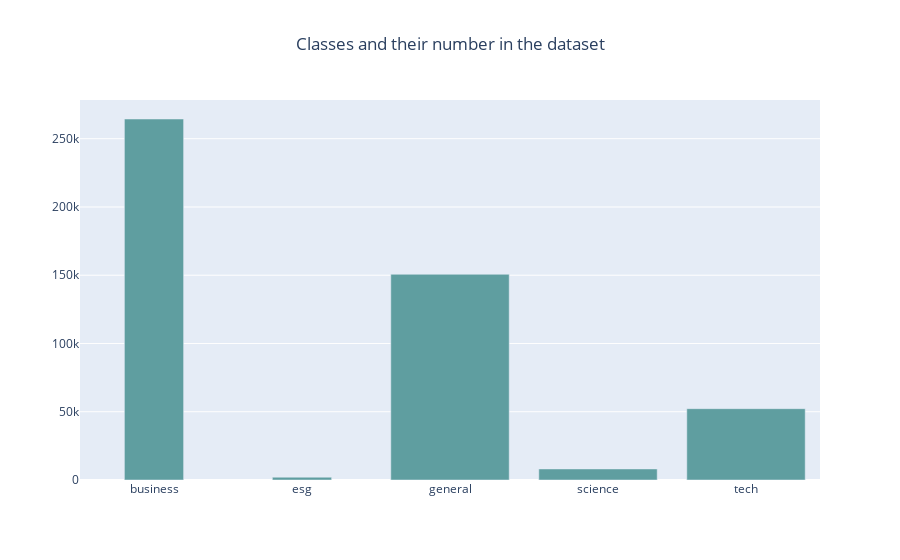

The cell this chart's notebook holds for it:
### Markdown cell above
## VISUALIZATION

### Code cell
groups = data_Clean.groupby(by='Label').count()['Text']
fig = go.Figure()
fig.add_trace(go.Bar(
    x=groups.index,
    y=groups,
    marker_color='cadetblue',
    width=[0.4, 0.4]))

fig.update_layout(title='Classes and their number in the dataset', title_x=0.5)

### Figure 1 — Plotly figure (JSON) as saved in the notebook; plotly's stock layout.template omitted (floating-point values rounded to 4 significant figures)
{"data": [{"marker": {"color": "cadetblue"}, "type": "bar", "width": [0.4, 0.4], "x": ["business", "esg", "general", "science", "tech"], "y": [264440, 2045, 150700, 8096, 52258]}], "layout": {"title": {"text": "Classes and their number in the dataset", "x": 0.5}}}
